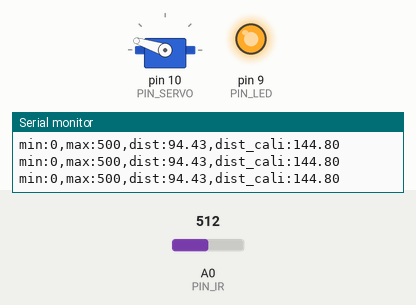
Simulated run of this sketch. Board: Arduino Uno, built with avr-gcc and run on an emulated ATmega328P. Parts: servo, output pins drawn as LEDs (lit = HIGH), the last lines printed to the serial monitor. Inputs (shaded band) come from the test bench; at power-on: A0 (PIN_IR) = 512.

Above: at 1.2 s.
1.3 s: A0 (PIN_IR) set to 363
4.3 s: A0 (PIN_IR) set to 353
At 5.1 s:
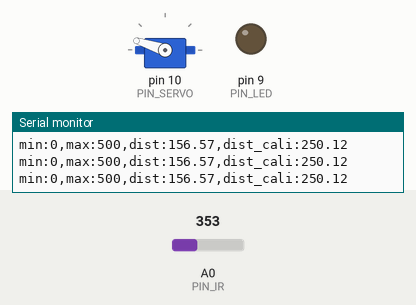
5.8 s: A0 (PIN_IR) set to 306
At 6.4 s:
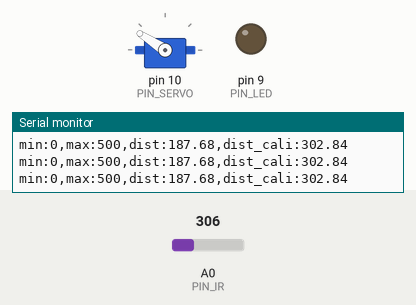
7.3 s: A0 (PIN_IR) set to 283
8.8 s: A0 (PIN_IR) set to 247
At 9.4 s:
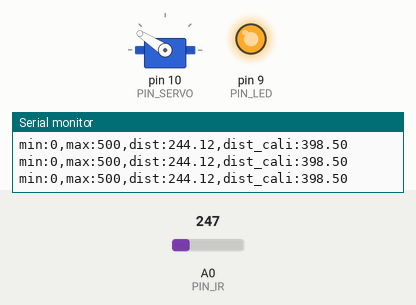
10.3 s: A0 (PIN_IR) set to 511
At 10.7 s:
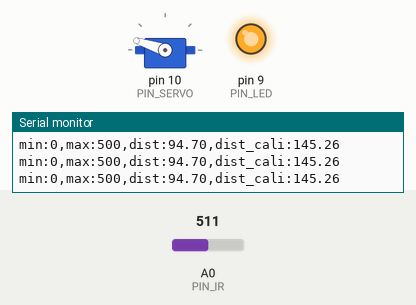
Timing chart, 0 to 12.8 s (numbered marks = the images above; inputs shaded):
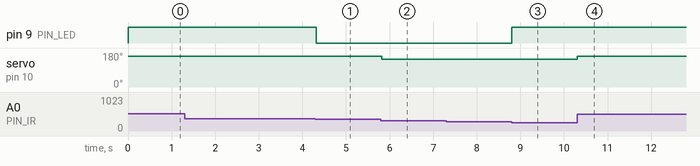

Measured:
- the behaviour switches between 354 and 353 on A0 (PIN_IR) (found by bisection; images 0 and 1)
- the behaviour switches between 266 and 265 on A0 (PIN_IR) (found by bisection; images 2 and 3)
- after the input at 4.3 s, pin 9 (PIN_LED): HIGH → LOW at once
- after the input at 5.8 s, servo on pin 10 (PIN_SERVO): 162° → 147° at once
- after the input at 8.8 s, pin 9 (PIN_LED): LOW → HIGH at once
- after the input at 10.3 s, servo on pin 10 (PIN_SERVO): 147° → 162° at once

The sketch:

21_bbc_20203054.ino
```cpp
// Arduino pin assignment
#include <Servo.h>

#define PIN_IR A0
#define PIN_LED 9
#define PIN_SERVO 10
#define Horizontal_Angle 2160
#define Max_Variable_Angle 100

Servo myservo;

int a, b, angle; // unit: mm

void setup() {
// initialize GPIO pins
  pinMode(PIN_LED,OUTPUT);
  digitalWrite(PIN_LED, 1);

// initialize serial port
  Serial.begin(57600);

  myservo.attach(PIN_SERVO);
  myservo.write(Horizontal_Angle);

  a = 68;
  b = 245;
}

float ir_distance(void){ // return value unit: mm
  float val;
  float volt = float(analogRead(PIN_IR));
  val = ((6762.0/(volt-9.0))-4.0) * 10.0;
  return val;
}

void loop() {
  float raw_dist = ir_distance();
  float dist_cali = 100 + 300.0 / (b - a) * (raw_dist - a);

  if (dist_cali > 255) {
//    for (angle = 0; angle <= Max_Variable_Angle; angle++){
      myservo.write(Horizontal_Angle - Max_Variable_Angle);
//      if (angle > -100)
//        angle--;
//      Serial.println(angle);
//    }
  }
  else if (dist_cali < 255) {
//    for (angle = 0; angle <= Max_Variable_Angle; angle++){
      myservo.write(Horizontal_Angle + Max_Variable_Angle/2);
//      if (angle < 100 )
//        angle++;
//    }
  }

  Serial.print("min:0,max:500,dist:");
  Serial.print(raw_dist);
  Serial.print(",dist_cali:");
  Serial.println(dist_cali);
  if(raw_dist > 156 && raw_dist <224) digitalWrite(PIN_LED, 0);
  else digitalWrite(PIN_LED, 255);
  delay(20);
}
```
